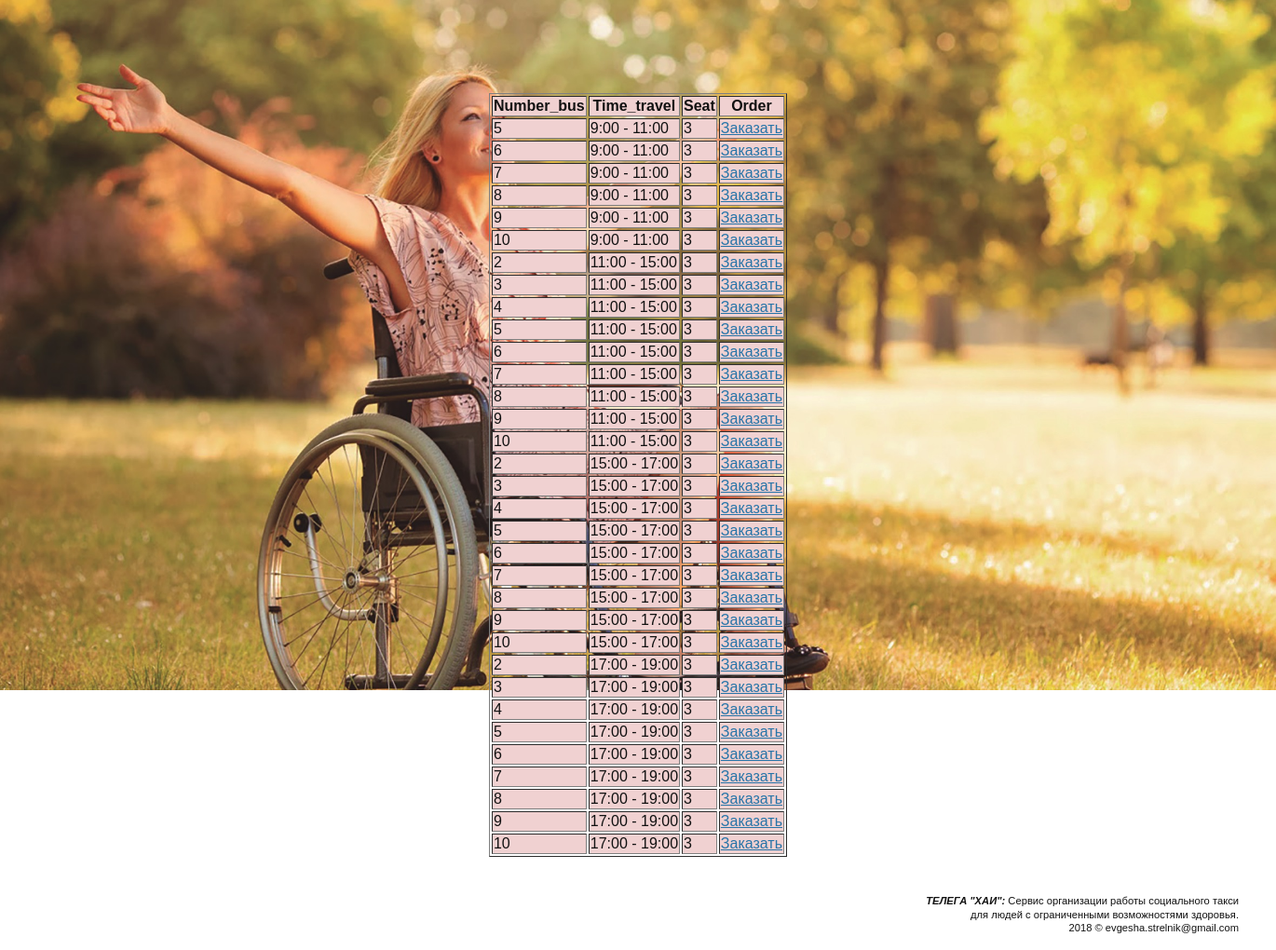
Screenshot of /show_order.php with the database file from the repository.
### tables this page shows
CREATE TABLE `bus` (
  `id_bus` int(11) NOT NULL,
  `number_bus` int(11) NOT NULL,
  `seat` int(11) NOT NULL DEFAULT '3',
  `date_travel` date NOT NULL,
  `time_travel` varchar(255) NOT NULL
);

### show_order.php (the view, shortened to what this page needs)
<?php
include("config.php");
$date = $_SESSION['date'];
 $sql = "SELECT number_bus,time_travel,seat FROM bus WHERE date_travel = '$date'";
      $result = mysqli_query($link,$sql);
      $count = mysqli_num_rows($result);?>
  <html>
    <head>
  <link rel="stylesheet" type="text/css" href="/css/style.css" />
</head>
<body>
 <div id="wrapper">
     <section id="content1">
        <div id="news-list">
           <?php
  echo '<table border="1" align=center id="table">';
  echo '<thead>';
  echo '<tr>';
  echo '<th bgcolor="#f0d1d1">Number_bus</th>';
  echo '<th bgcolor="#f0d1d1">Time_travel</th>';
  echo '<th bgcolor="#f0d1d1">Seat</th>';
  echo '<th bgcolor="#f0d1d1">Order</th>';
  echo '</tr>';
  echo '</thead>';
  echo '<tbody>';
  while($data = mysqli_fetch_array($result)){
    echo '<tr>';
    echo '<td bgcolor="#f0d1d1">' . $data['number_bus'] . '</td>';
    echo '<td bgcolor="#f0d1d1">' . $data['time_travel'] . '</td>';
    echo '<td bgcolor="#f0d1d1">' . $data['seat'] . '</td>';
    echo '<td bgcolor="#f0d1d1"> <a href="order_form.php" >Заказать</a></td>';
    echo '</tr>';
  }
    echo '</tbody>';
  echo '</table>'; ?>
 </div>
 </section>
 </div>
 <section id="footer" align="right">
        <ul>
            <li class="copyright">
                <em>ТЕЛЕГА "ХАИ":</em> Сервис организации работы социального такси <br>для людей с ограниченными возможностями здоровья.<br>
                2018 &copy;
                evgesha.strelnik@gmail.com
            </li>
        </ul>
    </section>
    </html>

### css/style.css (style rules this page uses)
body { background: url(/img/1.jpg) 0 0 no-repeat; background-size: 100%; background-attachment: fixed; font-family: Tahoma, Geneva, sans-serif; font-size: 10px; line-height: 1.3; color: #111; height: 100%; padding: 0; margin: 0; }
html { height: 100%; background: none; }
div:after { visibility: hidden; display: block; font-size: 0; content: " "; clear: both; height: 0; }
a { color: #2774a8; }
#wrapper { min-height: 100%; height: auto !important; height: 100%; margin: 0 auto -75px; box-sizing: border-box; -moz-box-sizing: border-box; -webkit-box-sizing: border-box; font-size: 1.6em; text-align: center; position: relative; }
#footer { height: 75px; background: #FFF; padding: 0 60px; float: left; width: 100%; box-sizing: border-box; -moz-box-sizing: border-box; -webkit-box-sizing: border-box; font-size: 1.6em; }
#footer ul { width: 1240px; padding: 0 60px; margin: 0 auto; display: block; text-align: left; height: 75px; font-size: .7em; }
#footer ul li { display: block; height: 75px; border-left: solid 1px #e9e9e9; padding: 0 30px; margin: 0; float: left; }
#footer ul li.copyright { float: right; text-align: right; border: none; padding-top: 15px; height: 60px; }
#footer ul li:first-child { border: none; padding-left: 0; }
#footer em { font-weight: bold; }
#content1 { width: 1360px; display: inline-block; padding: 40px 45px; text-align: left; box-sizing: border-box; -moz-box-sizing: border-box; -webkit-box-sizing: border-box; -moz-background-clip: padding; -webkit-background-clip: padding; background-clip: padding-box; border: solid 60px rgba(0,0,0,0); }

### rows the page displays
bus: number_bus "5", time_travel "9:00 - 11:00", seat "3"
bus: number_bus "6", time_travel "9:00 - 11:00", seat "3"
bus: number_bus "7", time_travel "9:00 - 11:00", seat "3"
bus: number_bus "8", time_travel "9:00 - 11:00", seat "3"
bus: number_bus "9", time_travel "9:00 - 11:00", seat "3"
bus: number_bus "10", time_travel "9:00 - 11:00", seat "3"
bus: number_bus "2", time_travel "11:00 - 15:00", seat "3"
bus: number_bus "3", time_travel "11:00 - 15:00", seat "3"
bus: number_bus "4", time_travel "11:00 - 15:00", seat "3"
bus: number_bus "5", time_travel "11:00 - 15:00", seat "3"
bus: number_bus "6", time_travel "11:00 - 15:00", seat "3"
bus: number_bus "7", time_travel "11:00 - 15:00", seat "3"
bus: number_bus "8", time_travel "11:00 - 15:00", seat "3"
bus: number_bus "9", time_travel "11:00 - 15:00", seat "3"
bus: number_bus "10", time_travel "11:00 - 15:00", seat "3"
bus: number_bus "2", time_travel "15:00 - 17:00", seat "3"
bus: number_bus "3", time_travel "15:00 - 17:00", seat "3"
bus: number_bus "4", time_travel "15:00 - 17:00", seat "3"
bus: number_bus "5", time_travel "15:00 - 17:00", seat "3"
bus: number_bus "6", time_travel "15:00 - 17:00", seat "3"
bus: number_bus "7", time_travel "15:00 - 17:00", seat "3"
bus: number_bus "8", time_travel "15:00 - 17:00", seat "3"
bus: number_bus "9", time_travel "15:00 - 17:00", seat "3"
bus: number_bus "10", time_travel "15:00 - 17:00", seat "3"
bus: number_bus "2", time_travel "17:00 - 19:00", seat "3"
bus: number_bus "3", time_travel "17:00 - 19:00", seat "3"
bus: number_bus "4", time_travel "17:00 - 19:00", seat "3"
bus: number_bus "5", time_travel "17:00 - 19:00", seat "3"
bus: number_bus "6", time_travel "17:00 - 19:00", seat "3"
bus: number_bus "7", time_travel "17:00 - 19:00", seat "3"
bus: number_bus "8", time_travel "17:00 - 19:00", seat "3"
bus: number_bus "9", time_travel "17:00 - 19:00", seat "3"
bus: number_bus "10", time_travel "17:00 - 19:00", seat "3"
